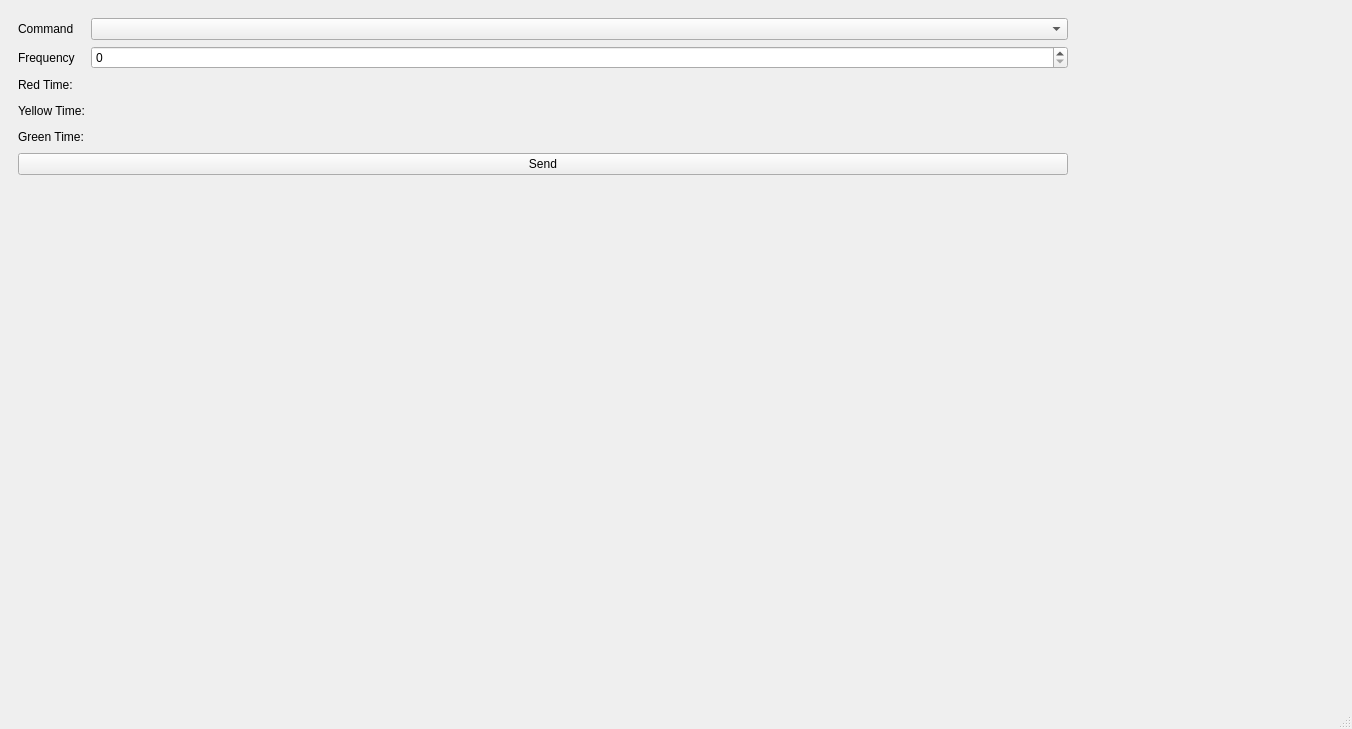
<?xml version="1.0" encoding="UTF-8"?>
<ui version="4.0">
 <class>MainWindow</class>
 <widget class="QMainWindow" name="MainWindow">
  <property name="geometry">
   <rect>
    <x>0</x>
    <y>0</y>
    <width>1352</width>
    <height>729</height>
   </rect>
  </property>
  <property name="windowTitle">
   <string>MainWindow</string>
  </property>
  <widget class="QWidget" name="centralwidget">
   <layout class="QHBoxLayout" name="horizontalLayout">
    <item>
     <widget class="QWidget" name="widget_2" native="true">
      <layout class="QFormLayout" name="formLayout">
       <item row="0" column="0">
        <widget class="QLabel" name="commandLabel">
         <property name="text">
          <string>Command</string>
         </property>
        </widget>
       </item>
       <item row="0" column="1">
        <widget class="QComboBox" name="commandComboBox"/>
       </item>
       <item row="1" column="0">
        <widget class="QLabel" name="frequencyLabel">
         <property name="text">
          <string>Frequency</string>
         </property>
        </widget>
       </item>
       <item row="1" column="1">
        <widget class="QSpinBox" name="frequencySpinBox"/>
       </item>
       <item row="7" column="0" colspan="2">
        <spacer name="verticalSpacer">
         <property name="orientation">
          <enum>Qt::Orientation::Vertical</enum>
         </property>
         <property name="sizeHint" stdset="0">
          <size>
           <width>20</width>
           <height>40</height>
          </size>
         </property>
        </spacer>
       </item>
       <item row="6" column="0" colspan="2">
        <widget class="QPushButton" name="sendButton">
         <property name="text">
          <string>Send</string>
         </property>
        </widget>
       </item>
       <item row="2" column="0">
        <widget class="QLabel" name="label">
         <property name="text">
          <string>Red Time:</string>
         </property>
        </widget>
       </item>
       <item row="2" column="1">
        <widget class="TimeChooser" name="redChooser" native="true">
         <property name="sizePolicy">
          <sizepolicy hsizetype="Preferred" vsizetype="Preferred">
           <horstretch>0</horstretch>
           <verstretch>0</verstretch>
          </sizepolicy>
         </property>
         <property name="minimumSize">
          <size>
           <width>20</width>
           <height>20</height>
          </size>
         </property>
        </widget>
       </item>
       <item row="3" column="0">
        <widget class="QLabel" name="label_2">
         <property name="text">
          <string>Yellow Time:</string>
         </property>
        </widget>
       </item>
       <item row="3" column="1">
        <widget class="TimeChooser" name="yellowChooser" native="true">
         <property name="minimumSize">
          <size>
           <width>20</width>
           <height>20</height>
          </size>
         </property>
        </widget>
       </item>
       <item row="4" column="0">
        <widget class="QLabel" name="label_3">
         <property name="text">
          <string>Green Time:</string>
         </property>
        </widget>
       </item>
       <item row="4" column="1">
        <widget class="TimeChooser" name="greenChooser" native="true">
         <property name="minimumSize">
          <size>
           <width>20</width>
           <height>20</height>
          </size>
         </property>
        </widget>
       </item>
      </layout>
     </widget>
    </item>
    <item>
     <widget class="QWidget" name="widget" native="true">
      <property name="sizePolicy">
       <sizepolicy hsizetype="Fixed" vsizetype="Fixed">
        <horstretch>0</horstretch>
        <verstretch>0</verstretch>
       </sizepolicy>
      </property>
      <property name="minimumSize">
       <size>
        <width>260</width>
        <height>680</height>
       </size>
      </property>
      <property name="maximumSize">
       <size>
        <width>260</width>
        <height>680</height>
       </size>
      </property>
      <layout class="QVBoxLayout" name="verticalLayout">
       <item>
        <widget class="TrafficLightWidget" name="trafficLightWidget" native="true"/>
       </item>
      </layout>
     </widget>
    </item>
   </layout>
  </widget>
  <widget class="QStatusBar" name="statusbar"/>
 </widget>
 <customwidgets>
  <customwidget>
   <class>TrafficLightWidget</class>
   <extends>QWidget</extends>
   <header>TrafficLightWidget.h</header>
   <container>1</container>
  </customwidget>
  <customwidget>
   <class>TimeChooser</class>
   <extends>QWidget</extends>
   <header>timechooser.h</header>
   <container>1</container>
  </customwidget>
 </customwidgets>
 <resources/>
 <connections/>
</ui>
